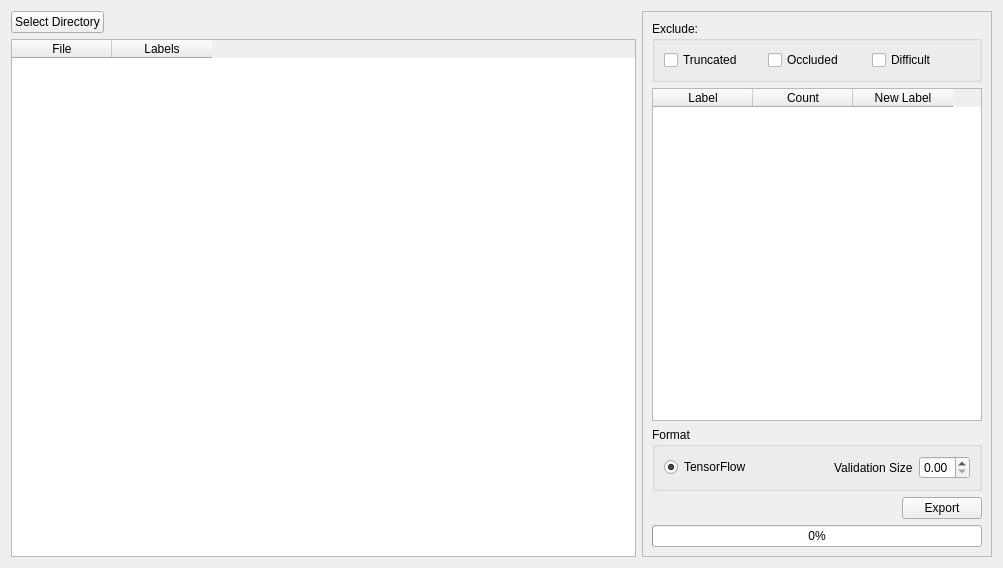
<?xml version="1.0" encoding="UTF-8"?>
<ui version="4.0">
 <class>Form</class>
 <widget class="QWidget" name="Form">
  <property name="geometry">
   <rect>
    <x>0</x>
    <y>0</y>
    <width>1003</width>
    <height>568</height>
   </rect>
  </property>
  <property name="windowTitle">
   <string>Form</string>
  </property>
  <layout class="QGridLayout" name="gridLayout_2">
   <item row="0" column="0">
    <layout class="QHBoxLayout" name="horizontalLayout">
     <item>
      <widget class="QPushButton" name="pushButtonSelectDirectory">
       <property name="text">
        <string>Select Directory</string>
       </property>
      </widget>
     </item>
     <item>
      <spacer name="horizontalSpacer">
       <property name="orientation">
        <enum>Qt::Horizontal</enum>
       </property>
       <property name="sizeHint" stdset="0">
        <size>
         <width>40</width>
         <height>20</height>
        </size>
       </property>
      </spacer>
     </item>
    </layout>
   </item>
   <item row="1" column="0">
    <widget class="QTableWidget" name="tableWidgetFiles">
     <column>
      <property name="text">
       <string>File</string>
      </property>
     </column>
     <column>
      <property name="text">
       <string>Labels</string>
      </property>
     </column>
    </widget>
   </item>
   <item row="0" column="1" rowspan="2">
    <widget class="QFrame" name="frame">
     <property name="maximumSize">
      <size>
       <width>350</width>
       <height>16777215</height>
      </size>
     </property>
     <property name="frameShape">
      <enum>QFrame::StyledPanel</enum>
     </property>
     <property name="frameShadow">
      <enum>QFrame::Raised</enum>
     </property>
     <layout class="QGridLayout" name="gridLayout">
      <item row="2" column="0">
       <widget class="QGroupBox" name="groupBox_2">
        <property name="title">
         <string>Format</string>
        </property>
        <layout class="QHBoxLayout" name="horizontalLayout_3">
         <item>
          <widget class="QRadioButton" name="radioButtonTensorFlow">
           <property name="text">
            <string>TensorFlow</string>
           </property>
           <property name="checked">
            <bool>true</bool>
           </property>
          </widget>
         </item>
         <item>
          <spacer name="horizontalSpacer_2">
           <property name="orientation">
            <enum>Qt::Horizontal</enum>
           </property>
           <property name="sizeHint" stdset="0">
            <size>
             <width>216</width>
             <height>20</height>
            </size>
           </property>
          </spacer>
         </item>
         <item>
          <widget class="QLabel" name="label">
           <property name="text">
            <string>Validation Size</string>
           </property>
          </widget>
         </item>
         <item>
          <widget class="QDoubleSpinBox" name="doubleSpinBoxValidation">
           <property name="minimum">
            <double>0.000000000000000</double>
           </property>
           <property name="maximum">
            <double>0.300000000000000</double>
           </property>
           <property name="singleStep">
            <double>0.050000000000000</double>
           </property>
          </widget>
         </item>
        </layout>
       </widget>
      </item>
      <item row="1" column="0">
       <widget class="QTableWidget" name="tableWidgetRemap">
        <property name="maximumSize">
         <size>
          <width>16777215</width>
          <height>16777215</height>
         </size>
        </property>
        <column>
         <property name="text">
          <string>Label</string>
         </property>
        </column>
        <column>
         <property name="text">
          <string>Count</string>
         </property>
        </column>
        <column>
         <property name="text">
          <string>New Label</string>
         </property>
        </column>
       </widget>
      </item>
      <item row="4" column="0">
       <widget class="QProgressBar" name="progressBar">
        <property name="value">
         <number>0</number>
        </property>
       </widget>
      </item>
      <item row="3" column="0">
       <layout class="QHBoxLayout" name="horizontalLayout_4">
        <item>
         <spacer name="horizontalSpacer_3">
          <property name="orientation">
           <enum>Qt::Horizontal</enum>
          </property>
          <property name="sizeHint" stdset="0">
           <size>
            <width>40</width>
            <height>20</height>
           </size>
          </property>
         </spacer>
        </item>
        <item>
         <widget class="QPushButton" name="pushButtonExport">
          <property name="text">
           <string>Export</string>
          </property>
         </widget>
        </item>
       </layout>
      </item>
      <item row="0" column="0">
       <widget class="QGroupBox" name="groupBox">
        <property name="title">
         <string>Exclude:</string>
        </property>
        <layout class="QHBoxLayout" name="horizontalLayout_2">
         <item>
          <widget class="QCheckBox" name="checkBoxTruncated">
           <property name="text">
            <string>Truncated</string>
           </property>
          </widget>
         </item>
         <item>
          <widget class="QCheckBox" name="checkBoxOccluded">
           <property name="text">
            <string>Occluded</string>
           </property>
          </widget>
         </item>
         <item>
          <widget class="QCheckBox" name="checkBoxDifficult">
           <property name="text">
            <string>Difficult</string>
           </property>
          </widget>
         </item>
        </layout>
       </widget>
      </item>
     </layout>
    </widget>
   </item>
  </layout>
 </widget>
 <resources/>
 <connections/>
</ui>
